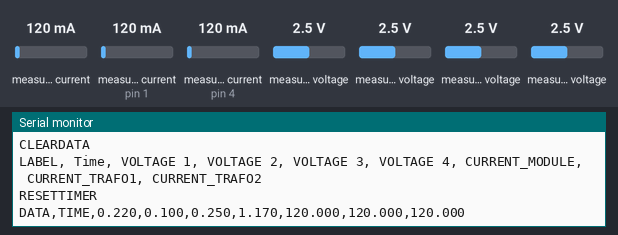
Simulated run of this sketch. Board: Arduino Uno, built with avr-gcc and run on an emulated ATmega328P. On the bench: the last lines printed to the serial monitor. Inputs (shaded band) come from the test bench; at power-on: measured current 120 mA, measured current (sensors on pin 1, pin 4) 120 mA, measured voltage 2.5 V.

Above: at 1.2 s.
1.3 s: measured current (sensor 0) set to 40 mA
At 2.2 s:
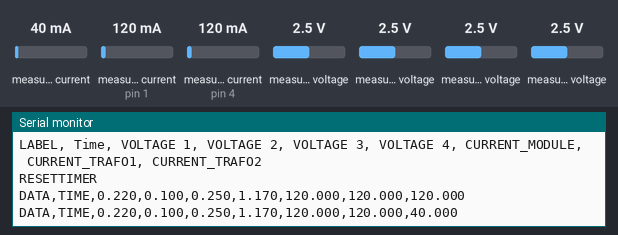
2.8 s: measured current (sensor on pin 1) set to 40 mA
At 3.5 s:
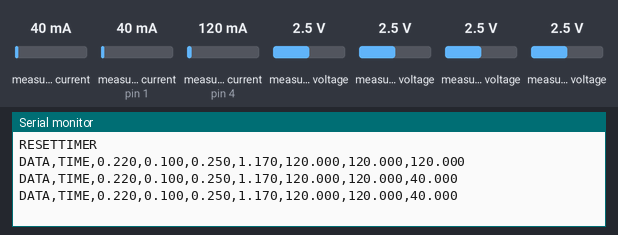
4.3 s: measured current (sensor on pin 4) set to 40 mA
At 5.7 s:
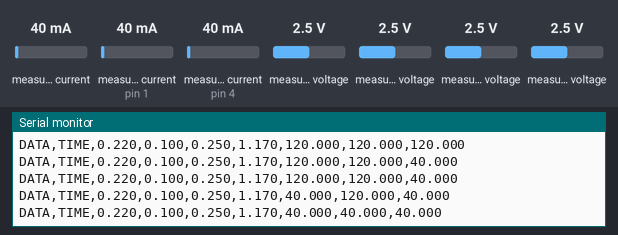
5.8 s: measured current (sensor 0) set to 500 mA
At 7.1 s:
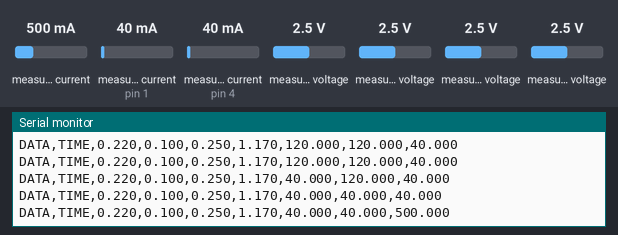
7.3 s: measured current (sensor on pin 1) set to 500 mA
At 8.6 s:
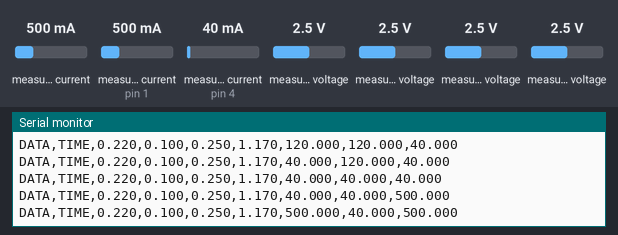
8.8 s: measured current (sensor on pin 4) set to 500 mA
At 10.0 s:
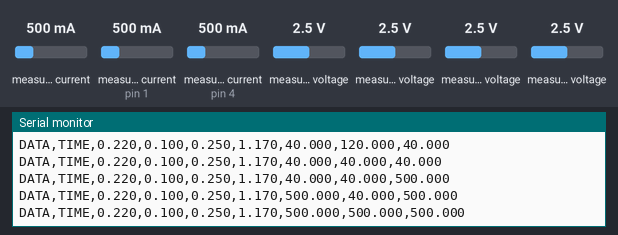
Timing chart, 0 to 11.3 s (numbered marks = the images above; inputs shaded):
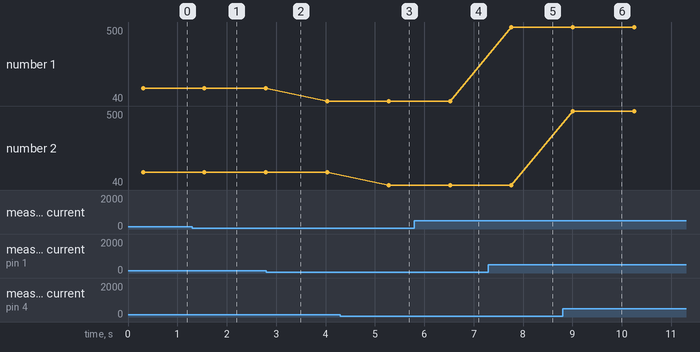

Measured:
- after the input at 1.3 s, the serial monitor: prints a new line after 0.25 s (image 1)
- after the input at 4.3 s, the serial monitor: prints a new line after 0.98 s (image 3)
- after the input at 5.8 s, the serial monitor: prints a new line after 0.72 s (image 4)
- after the input at 7.3 s, the serial monitor: prints a new line after 0.47 s (image 5)
- after the input at 8.8 s, the serial monitor: prints a new line after 0.21 s (image 6)

The sketch:

MAfilter.ino
```cpp
float movingAvg (float x) {
  int sensRead = 5;            //number of samples
  float sensSum[sensRead];     //sum of sensor readings
  float arraySum = 0.0;
  for(int k=0; k < sensRead; k++) {
    sensSum[k] = x;
    arraySum += sensSum[k];
    delay(10);
  }
  float sensMA = arraySum/sensRead;  //average sensor readings
  return sensMA;
}
```

smoothingcoba.ino
```cpp
#include <Wire.h>
#include <Adafruit_INA219.h>
#include <Adafruit_ADS1X15.h>

//initialize ADC
Adafruit_ADS1115 ads;
const float multiplier = 0.1875F;
float ain0 = 0; float ain1 = 0; float ain2 = 0; float ain3 = 0;

//initialize INA219
Adafruit_INA219 ina219_1 (0x40);    //Default adress is 0x40
Adafruit_INA219 ina219_2 (0x41);    // if A0 is jumpered
Adafruit_INA219 ina219_3 (0x44);    // if A1 is jumpered
//Adafruit_INA219 ina219 (0x45);    // if A0 and A1 is jumpered

void setup() {
Serial.begin(9600);
  ads.begin();

  //PLX DAQ
  Serial.println("CLEARDATA");
  Serial.println("LABEL, Time, VOLTAGE 1, VOLTAGE 2, VOLTAGE 3, VOLTAGE 4, CURRENT_MODULE, CURRENT_TRAFO1, CURRENT_TRAFO2");
  Serial.println("RESETTIMER");

  //Addressing INA219
  while (!Serial) {
      delay(1);
  }

  uint32_t currentFrequency;

  if (! ina219_1.begin()) {
    Serial.println("Failed to find INA219 1 chip");
    while (1) { delay(10); }
  }

  if (! ina219_2.begin()) {
    Serial.println("Failed to find INA219 2 chip");
    while (1) { delay(10); }
  }

    if (! ina219_3.begin()) {
    Serial.println("Failed to find INA219 3 chip");
    while (1) { delay(10); }
  }

}

void loop() {
  //ADC Voltage
  float adc0, adc1, adc2, adc3;
  float sen0, sen1, sen2, sen3;
  adc0 = ads.readADC_SingleEnded(0);
  adc1 = ads.readADC_SingleEnded(1);
  adc2 = ads.readADC_SingleEnded(2);
  adc3 = ads.readADC_SingleEnded(3);
  ain0 = ((adc0*multiplier)/1000)+0.220;
  ain1 = ((adc1*multiplier)/1000)+0.100;
  ain2 = ((adc2*multiplier)/1000)+0.250;
  ain3 = ((adc3*multiplier)/1000)+1.170;
  sen0 = movingAvg(ain0);
  sen1 = movingAvg(ain1);
  sen2 = movingAvg(ain2);
  sen3 = movingAvg(ain3);

  //Power Current INA219
  float current_1 = 0; float current_2 = 0; float current_3 = 0;
  current_1 = ina219_1.getCurrent_mA();
  current_2 = ina219_2.getCurrent_mA();
  current_3 = ina219_3.getCurrent_mA();


  //print
  Serial.print("DATA,TIME,");
  Serial.print(sen0, 3);
  Serial.print(",");
  Serial.print(sen1, 3);
  Serial.print(",");
  Serial.print(sen2, 3);
  Serial.print(",");
  Serial.print(sen3, 3);
  Serial.print(",");
  Serial.print(current_2, 3);
  Serial.print(",");
  Serial.print(current_3, 3);
  Serial.print(",");
  Serial.print(current_1, 3);
  Serial.println(" ");

delay(1000);
}
```
